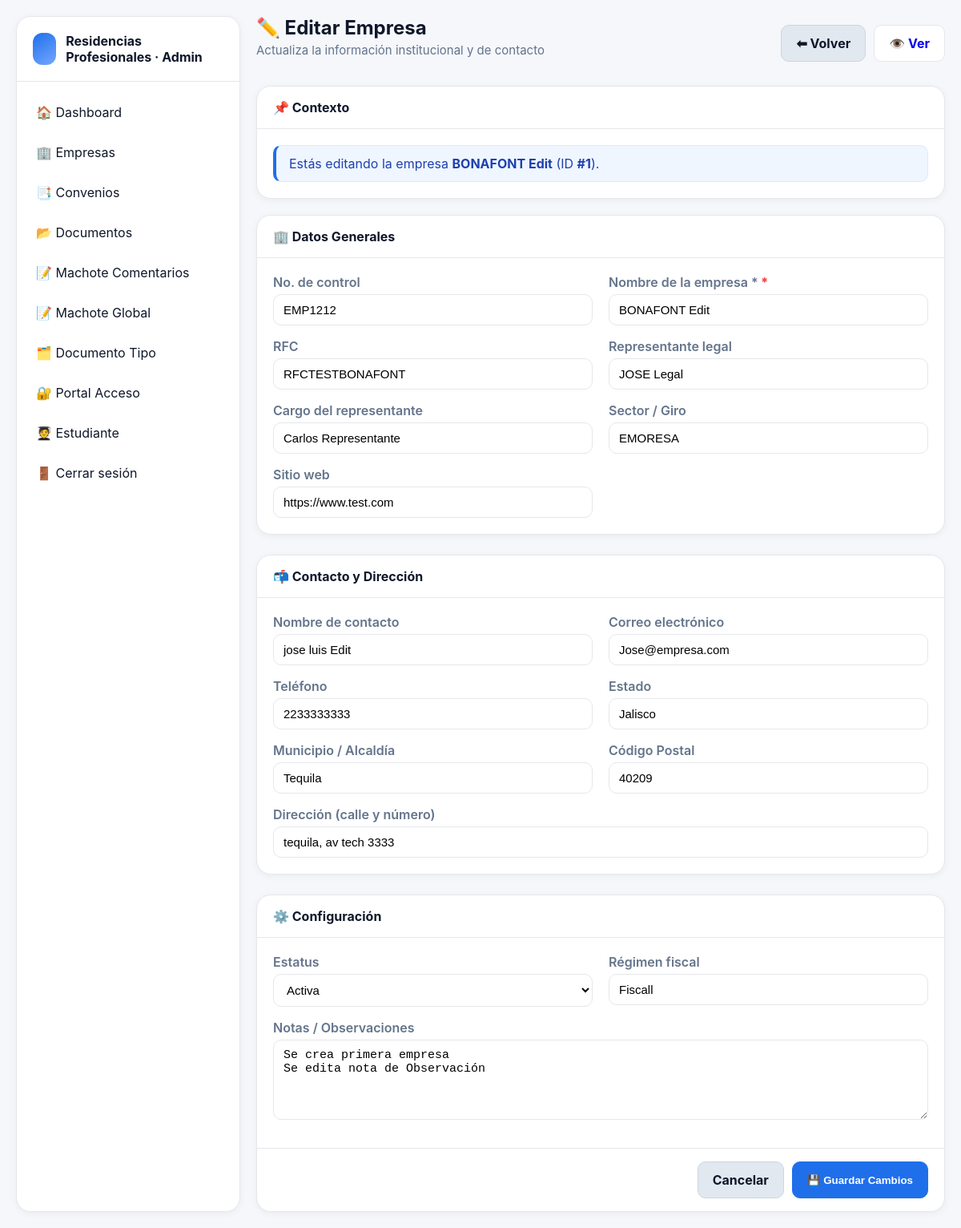
Page /recidencia/view/empresa/empresa_edit.php?id=1 on the committed database.
### tables this page shows
CREATE TABLE `rp_empresa` (
  `id` bigint(20) NOT NULL AUTO_INCREMENT,
  `numero_control` varchar(20) DEFAULT NULL,
  `nombre` varchar(191) NOT NULL,
  `logo_path` varchar(255) DEFAULT NULL,
  `rfc` varchar(20) DEFAULT NULL,
  `representante` varchar(191) DEFAULT NULL,
  `cargo_representante` varchar(191) DEFAULT NULL,
  `sector` varchar(191) DEFAULT NULL,
  `sitio_web` varchar(255) DEFAULT NULL,
  `contacto_nombre` varchar(191) DEFAULT NULL,
  `contacto_email` varchar(191) DEFAULT NULL,
  `telefono` varchar(30) DEFAULT NULL,
  `estado` varchar(100) DEFAULT NULL,
  `municipio` varchar(100) DEFAULT NULL,
  `cp` varchar(10) DEFAULT NULL,
  `direccion` varchar(255) DEFAULT NULL,
  `estatus` enum('Activa','En revisión','Inactiva','Suspendida') NOT NULL DEFAULT 'En revisión',
  `regimen_fiscal` varchar(191) DEFAULT NULL,
  `notas` text DEFAULT NULL,
  `creado_en` datetime NOT NULL DEFAULT current_timestamp(),
  `actualizado_en` datetime DEFAULT NULL ON UPDATE current_timestamp(),
  PRIMARY KEY (`id`),
  UNIQUE KEY `uk_empresa_rfc` (`rfc`),
  UNIQUE KEY `numero_control` (`numero_control`),
  KEY `idx_empresa_nombre` (`nombre`)
);

### recidencia/view/empresa/empresa_edit.php (the view, shortened to what the rows shown need)
<?php
$handlerResult = require __DIR__ . '/../../handler/empresa/empresa_edit_handler.php';
$empresaId = $handlerResult['empresaId'];
$formData = $handlerResult['formData'];
$estatusOptions = $handlerResult['estatusOptions'];
$controllerError = $handlerResult['controllerError'];
$loadError = $handlerResult['loadError'];
$empresaNombre = empresaFormValue($formData, 'nombre');
?>
<!DOCTYPE html>
<html lang="es">
<head>
  <link rel="stylesheet" href="../../assets/css/dashboard.css" />
  <link rel="stylesheet" href="../../assets/css/empresas/empresaedit.css" />
</head>
<body>
  <div class="app">
    <?php include __DIR__ . '/../../layout/sidebar.php'; ?>
    <main class="main">
      <header class="topbar">
        <div>
          <h2>✏️ Editar Empresa</h2>
        </div>
      </header>
      <?php if ($controllerError !== null || $loadError !== null) : ?>
        <section class="card">
          <header>⚠️ Aviso</header>
          <div class="content">
            <?php if ($controllerError !== null) : ?>
              <div class="alert error">
                <?php echo htmlspecialchars($controllerError, ENT_QUOTES, 'UTF-8'); ?>
              </div>
            <?php endif; ?>
            <?php if ($loadError !== null) : ?>
              <div class="alert error">
                <?php echo htmlspecialchars($loadError, ENT_QUOTES, 'UTF-8'); ?>
              </div>
            <?php endif; ?>
            <p>Utiliza el enlace anterior para volver al listado de empresas.</p>
          </div>
        </section>
      <?php else : ?>
        <section class="card">
          <header>📌 Contexto</header>
          <div class="content">
            <div class="alert info">
              Estás editando la empresa <strong><?php echo htmlspecialchars($empresaNombre, ENT_QUOTES, 'UTF-8'); ?></strong>
              (ID <strong>#<?php echo htmlspecialchars((string) $empresaId, ENT_QUOTES, 'UTF-8'); ?></strong>).
            </div>
          </div>
        </section>
        <form class="form-grid" method="post" action="">
          <section class="card">
            <header>🏢 Datos Generales</header>
            <div class="content grid">
              <div class="field">
                <label for="numero_control">No. de control</label>
                <input id="numero_control" name="numero_control" type="text" maxlength="20" placeholder="Ej: EMP-0001"
                  value="<?php echo htmlspecialchars(empresaFormValue($formData, 'numero_control'), ENT_QUOTES, 'UTF-8'); ?>" />
              </div>
              <div class="field">
                <label for="nombre" class="required">Nombre de la empresa *</label>
                <input id="nombre" name="nombre" type="text" required placeholder="Ej: Casa del Barrio"
                  value="<?php echo htmlspecialchars(empresaFormValue($formData, 'nombre'), ENT_QUOTES, 'UTF-8'); ?>" />
              </div>
              <div class="field">
                <label for="rfc">RFC</label>
                <input id="rfc" name="rfc" type="text" maxlength="20" placeholder="Ej: CDB810101AA1"
                  value="<?php echo htmlspecialchars(empresaFormValue($formData, 'rfc'), ENT_QUOTES, 'UTF-8'); ?>" />
              </div>
              <div class="field">
                <label for="representante">Representante legal</label>
                <input id="representante" name="representante" type="text" placeholder="Ej: José Manuel Velador"
                  value="<?php echo htmlspecialchars(empresaFormValue($formData, 'representante'), ENT_QUOTES, 'UTF-8'); ?>" />
              </div>
              <div class="field">
                <label for="cargo_representante">Cargo del representante</label>
                <input id="cargo_representante" name="cargo_representante" type="text" placeholder="Ej: Director General"
                  value="<?php echo htmlspecialchars(empresaFormValue($formData, 'cargo_representante'), ENT_QUOTES, 'UTF-8'); ?>" />
              </div>
              <div class="field">
                <label for="sector">Sector / Giro</label>
                <input id="sector" name="sector" type="text" placeholder="Ej: Educación / Social"
                  value="<?php echo htmlspecialchars(empresaFormValue($formData, 'sector'), ENT_QUOTES, 'UTF-8'); ?>" />
              </div>
              <div class="field">
                <label for="sitio_web">Sitio web</label>
                <input id="sitio_web" name="sitio_web" type="url" placeholder="https://www.empresa.mx"
                  value="<?php echo htmlspecialchars(empresaFormValue($formData, 'sitio_web'), ENT_QUOTES, 'UTF-8'); ?>" />
              </div>
            </div>
          </section>
          <section class="card">
            <header>📬 Contacto y Dirección</header>
            <div class="content grid">
              <div class="field">
                <label for="contacto_nombre">Nombre de contacto</label>
                <input id="contacto_nombre" name="contacto_nombre" type="text" placeholder="Ej: Responsable RH"
                  value="<?php echo htmlspecialchars(empresaFormValue($formData, 'contacto_nombre'), ENT_QUOTES, 'UTF-8'); ?>" />
              </div>
              <div class="field">
                <label for="contacto_email">Correo electrónico</label>
                <input id="contacto_email" name="contacto_email" type="email" placeholder="contacto@empresa.mx"
                  value="<?php echo htmlspecialchars(empresaFormValue($formData, 'contacto_email'), ENT_QUOTES, 'UTF-8'); ?>" />
              </div>
              <div class="field">
                <label for="telefono">Teléfono</label>
                <input id="telefono" name="telefono" type="tel" placeholder="(33) 1234 5678"
                  value="<?php echo htmlspecialchars(empresaFormValue($formData, 'telefono'), ENT_QUOTES, 'UTF-8'); ?>" />
              </div>
              <div class="field">
                <label for="estado">Estado</label>
                <input id="estado" name="estado" type="text" placeholder="Ej: Jalisco"
                  value="<?php echo htmlspecialchars(empresaFormValue($formData, 'estado'), ENT_QUOTES, 'UTF-8'); ?>" />
              </div>
              <div class="field">
                <label for="municipio">Municipio / Alcaldía</label>
                <input id="municipio" name="municipio" type="text" placeholder="Ej: Guadalajara"
                  value="<?php echo htmlspecialchars(empresaFormValue($formData, 'municipio'), ENT_QUOTES, 'UTF-8'); ?>" />
              </div>
              <div class="field">
                <label for="cp">Código Postal</label>
                <input id="cp" name="cp" type="text" placeholder="Ej: 44100"
                  value="<?php echo htmlspecialchars(empresaFormValue($formData, 'cp'), ENT_QUOTES, 'UTF-8'); ?>" />
              </div>
              <div class="field col-span-2">
                <label for="direccion">Dirección (calle y número)</label>
                <input id="direccion" name="direccion" type="text" placeholder="Ej: Calle Independencia 321"
                  value="<?php echo htmlspecialchars(empresaFormValue($formData, 'direccion'), ENT_QUOTES, 'UTF-8'); ?>" />
              </div>
            </div>
          </section>
          <section class="card">
            <header>⚙️ Configuración</header>
            <div class="content grid">
              <div class="field">
                <label for="estatus">Estatus</label>
                <select id="estatus" name="estatus">
                  <?php foreach ($estatusOptions as $option) : ?>
                    <option value="<?php echo htmlspecialchars($option, ENT_QUOTES, 'UTF-8'); ?>"
                      <?php echo empresaFormValue($formData, 'estatus') === $option ? 'selected' : ''; ?>>
                      <?php echo htmlspecialchars($option, ENT_QUOTES, 'UTF-8'); ?>
                    </option>
                  <?php endforeach; ?>
                </select>
              </div>
              <div class="field">
                <label for="regimen_fiscal">Régimen fiscal</label>
                <input id="regimen_fiscal" name="regimen_fiscal" type="text" placeholder="Opcional"
                  value="<?php echo htmlspecialchars(empresaFormValue($formData, 'regimen_fiscal'), ENT_QUOTES, 'UTF-8'); ?>" />
              </div>
              <div class="field col-span-2">
                <label for="notas">Notas / Observaciones</label>
                <textarea id="notas" name="notas" rows="4"
                  placeholder="Comentarios internos del área de vinculación..."><?php echo htmlspecialchars(empresaFormValue($formData, 'notas'), ENT_QUOTES, 'UTF-8'); ?></textarea>
              </div>
            </div>
            <div class="actions">
              <a href="empresa_view.php?id=<?php echo urlencode((string) $empresaId); ?>" class="btn secondary">Cancelar</a>
              <button type="submit" class="btn primary">💾 Guardar Cambios</button>
            </div>
          </section>
        </form>
      <?php endif; ?>
    </main>
  </div>
</body>
</html>

### rows in the picture
rp_empresa: nombre "BONAFONT Edit", numero_control "EMP1212", rfc "RFCTESTBONAFONT", representante "JOSE Legal", cargo_representante "Carlos Representante", sector "EMORESA", sitio_web "https://www.test.com", contacto_nombre "jose luis Edit", contacto_email "Jose@empresa.com", telefono "2233333333", estado "Jalisco", municipio "Tequila", cp "40209", direccion "tequila, av tech 3333", estatus "Activa", regimen_fiscal "Fiscall", notas "Se crea primera empresa Se edita nota de Observación"

### other values in the picture
$empresaId "1"
